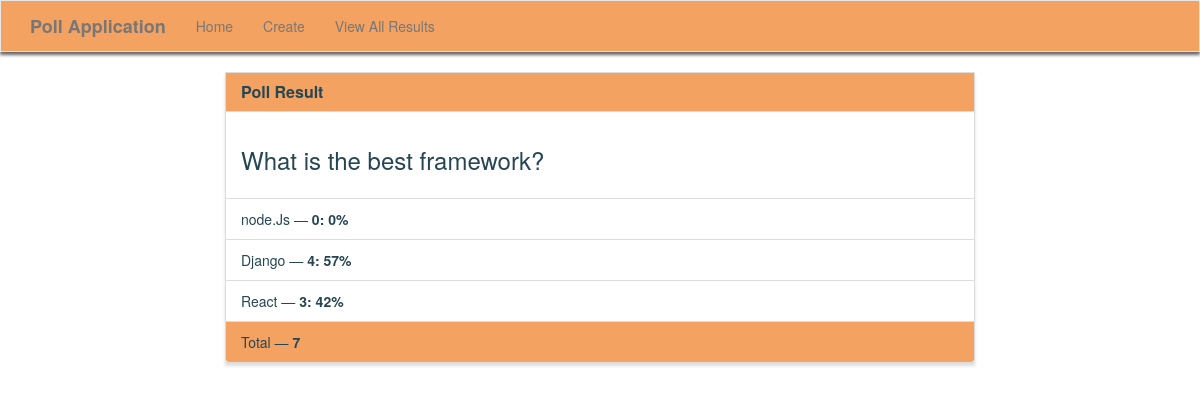
/results/1/, run on an earlier commit of the app's database.
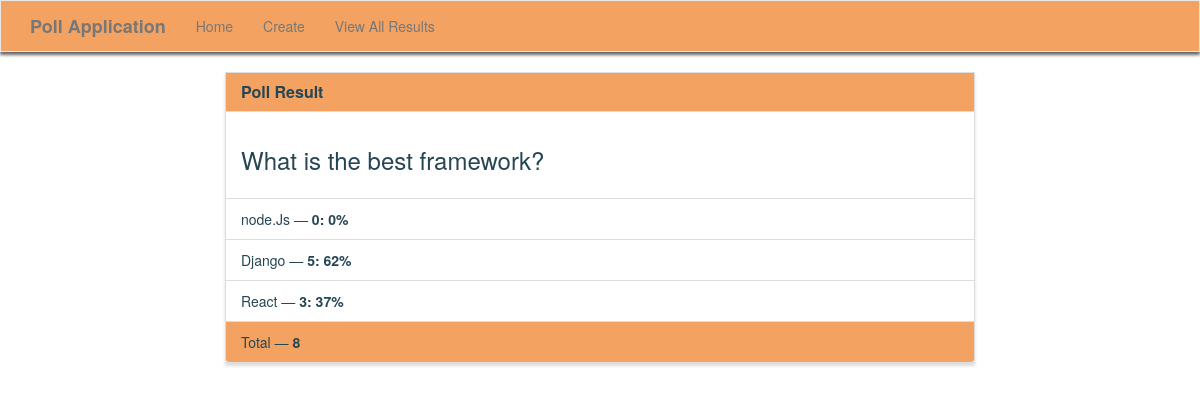
And on a later commit of the database.
### poll/models.py (models this page shows)
class Poll(models.Model):
    question = models.TextField()
    option_one = models.CharField(max_length=30)
    option_two = models.CharField(max_length=30)
    option_three = models.CharField(max_length=30)
    option_one_count = models.IntegerField(default=0)
    option_two_count = models.IntegerField(default=0)
    option_three_count = models.IntegerField(default=0)
    def total(self):
        return self.option_one_count + self.option_two_count + self.option_three_count
    def option_one_perc(self):
        if self.option_one_count == 0:
            return 0
        else:
            return int((self.option_one_count / self.total()) * 100)
    def option_two_perc(self):
        if self.option_two_count == 0:
            return 0
        else:
            return int((self.option_two_count / self.total()) * 100)
    def option_three_perc(self):
        if self.option_three_count == 0:
            return 0
        else:
            return int((self.option_three_count / self.total()) * 100)

### poll/views.py (the view)
# urls.py: path('results/<poll_id>/', poll_views.results, name='results'),
def results(request, poll_id):
    poll = Poll.objects.get(pk=poll_id)
    context = {
        'poll' : poll
    }
    return render(request, 'poll/results.html', context)

### poll/templates/poll/results.html (shortened to what this page needs)
{% extends "poll/base.html" %}
{% block main %}
<div class="row">
    <div class="col-lg-8 col-lg-offset-2">
        <div class="panel panel-default">
            <div class="panel-heading">
                <h3 class="panel-title">Poll Result</h3>
            </div>
            <div class="panel-body">
                <h3>{{ poll.question }}</h3>
            </div>
            <ul class="list-group">
                <li class="list-group-item">{{ poll.option_one }} &mdash; <strong>{{ poll.option_one_count}}:  {{ poll.option_one_perc }}%</strong></li>
                <li class="list-group-item">{{ poll.option_two }} &mdash; <strong>{{ poll.option_two_count}}:  {{ poll.option_two_perc }}%</strong></li>
                <li class="list-group-item">{{ poll.option_three }} &mdash; <strong>{{ poll.option_three_count}}:  {{poll.option_three_perc}}%</strong></li>
            </ul>
            <div class="panel-footer">
                Total &mdash; <strong>{{ poll.total }}</strong>
            </div>
        </div>
    </div>
</div>
{% endblock %}

### poll/templates/poll/base.html (shortened to what this page needs)
{% load static %}
<!DOCTYPE html>
<html lang="en">
    <head>
        <link rel="stylesheet" href="https://maxcdn.bootstrapcdn.com/bootstrap/3.3.7/css/bootstrap.min.css">
        <link rel="stylesheet" type="text/css" href="{% static 'style.css' %}" />
    </head>
    <body>
        <nav class="navbar navbar-default" role="navigation">
            <div class="container">
                <div class="navbar-header">
                    <a class="navbar-brand" href="{% url 'home' %}">Poll Application</a>
                </div>
                <div class="collapse navbar-collapse navbar-ex1-collapse">
                    <ul class="nav navbar-nav">
                        <li><a href="{% url 'home' %}">Home</a></li>
                        <li><a href="{% url 'create' %}">Create</a></li>
                        <li><a href="{% url 'all_results' %}">View All Results</a></li>
                    </ul>
                </div>
            </div>
        </nav>
        <div class="container">
            {% block main %}{% endblock %}
        </div>
    </body>
</html>

### poll/static/style.css (style rules this page uses)
.navbar-default, .btn, .form-control, .panel { color: #264653; border-radius: 0; }
.navbar-default { background-color: #F4A261; box-shadow: 0px 3px 3px 0px rgb(104, 102, 102); }
.panel-default > .panel-heading { color: #264653; background-color: #F4A261; border-top-left-radius: 0; border-top-right-radius: 0; }
.panel-footer { color: #264653; background-color: #F4A261; }
.panel { color: #264653; box-shadow: 0px 3px 3px 0px #ddd; }
a.navbar-brand, .panel-title { color: #264653; font-weight: bolder; }

What changed in the data, as far as the page shows it:
changed Poll "What is the best framework?": option_two_count "4" → "5"; option_two_perc "57" → "62"; option_three_perc "42" → "37"; total "7" → "8"
